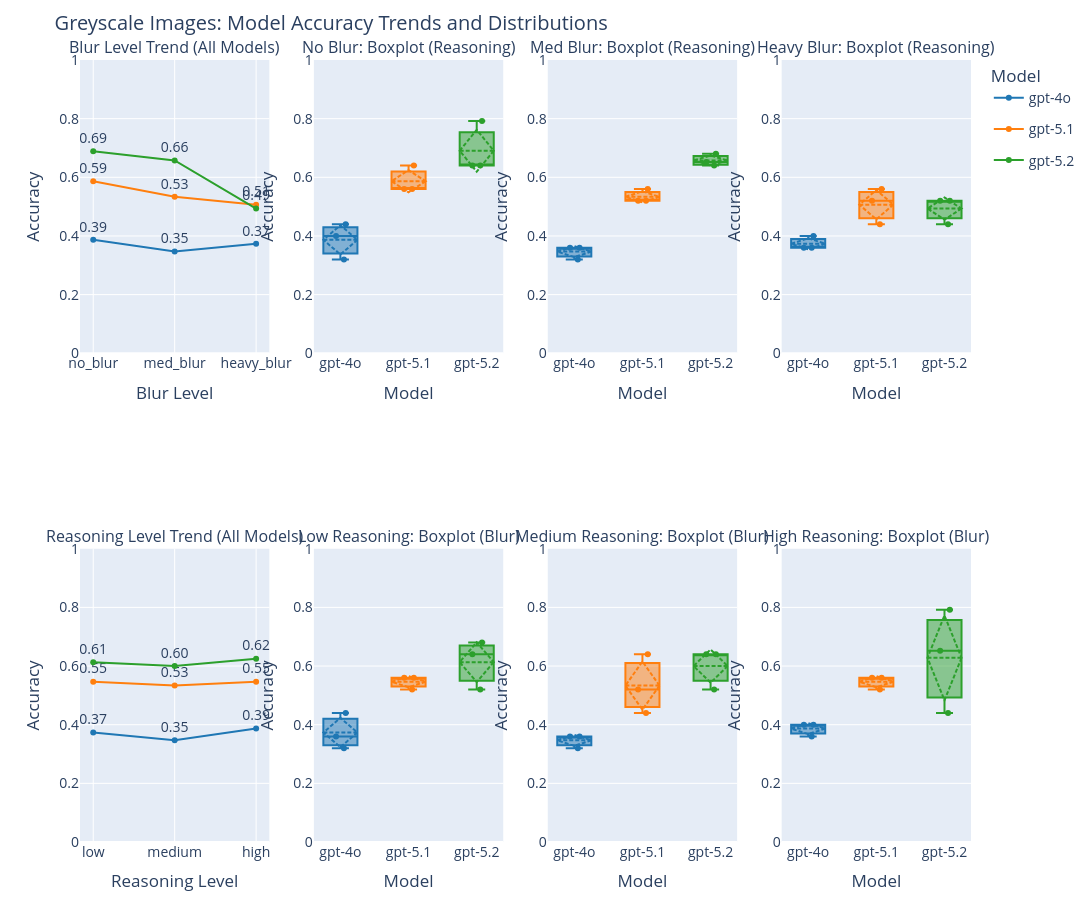

Notebook code for this chart:
### Code cell
# Greyscale Images: Multifigure Plot (Plotly Boxplots, legend for all models)
import plotly.graph_objs as go
from plotly.subplots import make_subplots

greyscale_df = full_df[(full_df['image_type'] == 'greyscale') & (full_df['skills'] == 'no_skills')]
model_palette = {'gpt-4o': '#1f77b4', 'gpt-5.1': '#ff7f0e', 'gpt-5.2': '#2ca02c'}
blur_levels = ['no_blur', 'med_blur', 'heavy_blur']
reasoning_levels = ['low', 'medium', 'high']

fig = make_subplots(rows=2, cols=4, subplot_titles=[
    'Blur Level Trend (All Models)',
    'No Blur: Boxplot (Reasoning)',
    'Med Blur: Boxplot (Reasoning)',
    'Heavy Blur: Boxplot (Reasoning)',
    'Reasoning Level Trend (All Models)',
    'Low Reasoning: Boxplot (Blur)',
    'Medium Reasoning: Boxplot (Blur)',
    'High Reasoning: Boxplot (Blur)'
])

# 1. First column, top row: line plot for blur trends
blur_accs = {model: [] for model in model_palette}
for blur_level in blur_levels:
    df_blur = greyscale_df[greyscale_df['blur'] == blur_level]
    accs = df_blur.groupby('model')['correct'].mean().reindex(model_palette.keys()).reset_index()
    for model, acc in zip(accs['model'], accs['correct']):
        blur_accs[model].append(acc)
x_blur = blur_levels
for model, color in model_palette.items():
    yvals = blur_accs[model]
    fig.add_trace(
        go.Scatter(x=x_blur, y=yvals, mode='lines+markers+text',
                   name=model, marker=dict(color=color),
                   text=[f'{y:.2f}' if y is not None else '' for y in yvals],
                   textposition='top center',
                   legendgroup=model,
                   showlegend=True),
        row=1, col=1
    )
fig.update_xaxes(title_text='Blur Level', row=1, col=1)
fig.update_yaxes(title_text='Accuracy', range=[0,1], row=1, col=1)

# 2. Top row: boxplots for each blur level (distribution across reasoning levels)
for i, blur_level in enumerate(blur_levels):
    df_blur = greyscale_df[greyscale_df['blur'] == blur_level]
    config_groups = df_blur.groupby(['model', 'reasoning'])['correct'].mean().reset_index()
    for model, color in model_palette.items():
        accs = config_groups[config_groups['model'] == model]['correct'].values
        fig.add_trace(
            go.Box(
                y=accs,
                x=[model]*len(accs),
                name=model,
                marker_color=color,
                boxmean='sd',
                boxpoints='all',
                jitter=0.4,
                pointpos=0,
                legendgroup=model,
                showlegend=False,
                line=dict(width=2),
                width=0.5
            ),
            row=1, col=i+2
        )
    fig.update_xaxes(title_text='Model', categoryorder='array', categoryarray=list(model_palette.keys()), row=1, col=i+2)
    fig.update_yaxes(title_text='Accuracy', range=[0,1], row=1, col=i+2)

# 3. First column, bottom row: line plot for reasoning trends
reasoning_accs = {model: [] for model in model_palette}
for reasoning_level in reasoning_levels:
    df_reasoning = greyscale_df[greyscale_df['reasoning'] == reasoning_level]
    accs = df_reasoning.groupby('model')['correct'].mean().reindex(model_palette.keys()).reset_index()
    for model, acc in zip(accs['model'], accs['correct']):
        reasoning_accs[model].append(acc)
x_reason = reasoning_levels
for model, color in model_palette.items():
    yvals = reasoning_accs[model]
    fig.add_trace(
        go.Scatter(x=x_reason, y=yvals, mode='lines+markers+text',
                   name=model, marker=dict(color=color),
                   text=[f'{y:.2f}' if y is not None else '' for y in yvals],
                   textposition='top center',
                   legendgroup=model,
                   showlegend=False),
        row=2, col=1
    )
fig.update_xaxes(title_text='Reasoning Level', row=2, col=1)
fig.update_yaxes(title_text='Accuracy', range=[0,1], row=2, col=1)

# 4. Bottom row: boxplots for each reasoning level (distribution across blur levels)
for i, reasoning_level in enumerate(reasoning_levels):
    df_reasoning = greyscale_df[greyscale_df['reasoning'] == reasoning_level]
    config_groups = df_reasoning.groupby(['model', 'blur'])['correct'].mean().reset_index()
    for model, color in model_palette.items():
        accs = config_groups[config_groups['model'] == model]['correct'].values
        fig.add_trace(
            go.Box(
                y=accs,
                x=[model]*len(accs),
                name=model,
                marker_color=color,
                boxmean='sd',
                boxpoints='all',
                jitter=0.4,
                pointpos=0,
                legendgroup=model,
                showlegend=False,
                line=dict(width=2),
                width=0.5
            ),
            row=2, col=i+2
        )
    fig.update_xaxes(title_text='Model', categoryorder='array', categoryarray=list(model_palette.keys()), row=2, col=i+2)
    fig.update_yaxes(title_text='Accuracy', range=[0,1], row=2, col=i+2)

fig.update_layout(
    height=900, width=2400,
    title_text='Greyscale Images: Model Accuracy Trends and Distributions',
    boxmode='group',
    legend_title_text='Model',
    margin=dict(t=60, b=40),
    font=dict(size=14),
)
fig.show()

### Figure 1 — Plotly figure (JSON) as saved in the notebook; plotly's stock layout.template omitted (floating-point values rounded to 4 significant figures)
{"data": [{"legendgroup": "gpt-4o", "marker": {"color": "#1f77b4"}, "mode": "lines+markers+text", "name": "gpt-4o", "showlegend": true, "text": ["0.39", "0.35", "0.37"], "textposition": "top center", "type": "scatter", "x": ["no_blur", "med_blur", "heavy_blur"], "xaxis": "x", "y": [0.3867, 0.3467, 0.3733], "yaxis": "y"}, {"legendgroup": "gpt-5.1", "marker": {"color": "#ff7f0e"}, "mode": "lines+markers+text", "name": "gpt-5.1", "showlegend": true, "text": ["0.59", "0.53", "0.51"], "textposition": "top center", "type": "scatter", "x": ["no_blur", "med_blur", "heavy_blur"], "xaxis": "x", "y": [0.5867, 0.5333, 0.5067], "yaxis": "y"}, {"legendgroup": "gpt-5.2", "marker": {"color": "#2ca02c"}, "mode": "lines+markers+text", "name": "gpt-5.2", "showlegend": true, "text": ["0.69", "0.66", "0.49"], "textposition": "top center", "type": "scatter", "x": ["no_blur", "med_blur", "heavy_blur"], "xaxis": "x", "y": [0.6892, 0.6575, 0.4933], "yaxis": "y"}, {"boxmean": "sd", "boxpoints": "all", "jitter": 0.4, "legendgroup": "gpt-4o", "line": {"width": 2}, "marker": {"color": "#1f77b4"}, "name": "gpt-4o", "pointpos": 0, "showlegend": false, "type": "box", "width": 0.5, "x": ["gpt-4o", "gpt-4o", "gpt-4o"], "xaxis": "x2", "y": [0.4, 0.44, 0.32], "yaxis": "y2"}, {"boxmean": "sd", "boxpoints": "all", "jitter": 0.4, "legendgroup": "gpt-5.1", "line": {"width": 2}, "marker": {"color": "#ff7f0e"}, "name": "gpt-5.1", "pointpos": 0, "showlegend": false, "type": "box", "width": 0.5, "x": ["gpt-5.1", "gpt-5.1", "gpt-5.1"], "xaxis": "x2", "y": [0.56, 0.56, 0.64], "yaxis": "y2"}, {"boxmean": "sd", "boxpoints": "all", "jitter": 0.4, "legendgroup": "gpt-5.2", "line": {"width": 2}, "marker": {"color": "#2ca02c"}, "name": "gpt-5.2", "pointpos": 0, "showlegend": false, "type": "box", "width": 0.5, "x": ["gpt-5.2", "gpt-5.2", "gpt-5.2"], "xaxis": "x2", "y": [0.7917, 0.64, 0.64], "yaxis": "y2"}, {"boxmean": "sd", "boxpoints": "all", "jitter": 0.4, "legendgroup": "gpt-4o", "line": {"width": 2}, "marker": {"color": "#1f77b4"}, "name": "gpt-4o", "pointpos": 0, "showlegend": false, "type": "box", "width": 0.5, "x": ["gpt-4o", "gpt-4o", "gpt-4o"], "xaxis": "x3", "y": [0.36, 0.32, 0.36], "yaxis": "y3"}, {"boxmean": "sd", "boxpoints": "all", "jitter": 0.4, "legendgroup": "gpt-5.1", "line": {"width": 2}, "marker": {"color": "#ff7f0e"}, "name": "gpt-5.1", "pointpos": 0, "showlegend": false, "type": "box", "width": 0.5, "x": ["gpt-5.1", "gpt-5.1", "gpt-5.1"], "xaxis": "x3", "y": [0.52, 0.56, 0.52], "yaxis": "y3"}, {"boxmean": "sd", "boxpoints": "all", "jitter": 0.4, "legendgroup": "gpt-5.2", "line": {"width": 2}, "marker": {"color": "#2ca02c"}, "name": "gpt-5.2", "pointpos": 0, "showlegend": false, "type": "box", "width": 0.5, "x": ["gpt-5.2", "gpt-5.2", "gpt-5.2"], "xaxis": "x3", "y": [0.6522, 0.68, 0.64], "yaxis": "y3"}, {"boxmean": "sd", "boxpoints": "all", "jitter": 0.4, "legendgroup": "gpt-4o", "line": {"width": 2}, "marker": {"color": "#1f77b4"}, "name": "gpt-4o", "pointpos": 0, "showlegend": false, "type": "box", "width": 0.5, "x": ["gpt-4o", "gpt-4o", "gpt-4o"], "xaxis": "x4", "y": [0.4, 0.36, 0.36], "yaxis": "y4"}, {"boxmean": "sd", "boxpoints": "all", "jitter": 0.4, "legendgroup": "gpt-5.1", "line": {"width": 2}, "marker": {"color": "#ff7f0e"}, "name": "gpt-5.1", "pointpos": 0, "showlegend": false, "type": "box", "width": 0.5, "x": ["gpt-5.1", "gpt-5.1", "gpt-5.1"], "xaxis": "x4", "y": [0.56, 0.52, 0.44], "yaxis": "y4"}, {"boxmean": "sd", "boxpoints": "all", "jitter": 0.4, "legendgroup": "gpt-5.2", "line": {"width": 2}, "marker": {"color": "#2ca02c"}, "name": "gpt-5.2", "pointpos": 0, "showlegend": false, "type": "box", "width": 0.5, "x": ["gpt-5.2", "gpt-5.2", "gpt-5.2"], "xaxis": "x4", "y": [0.44, 0.52, 0.52], "yaxis": "y4"}, {"legendgroup": "gpt-4o", "marker": {"color": "#1f77b4"}, "mode": "lines+markers+text", "name": "gpt-4o", "showlegend": false, "text": ["0.37", "0.35", "0.39"], "textposition": "top center", "type": "scatter", "x": ["low", "medium", "high"], "xaxis": "x5", "y": [0.3733, 0.3467, 0.3867], "yaxis": "y5"}, {"legendgroup": "gpt-5.1", "marker": {"color": "#ff7f0e"}, "mode": "lines+markers+text", "name": "gpt-5.1", "showlegend": false, "text": ["0.55", "0.53", "0.55"], "textposition": "top center", "type": "scatter", "x": ["low", "medium", "high"], "xaxis": "x5", "y": [0.5467, 0.5333, 0.5467], "yaxis": "y5"}, {"legendgroup": "gpt-5.2", "marker": {"color": "#2ca02c"}, "mode": "lines+markers+text", "name": "gpt-5.2", "showlegend": false, "text": ["0.61", "0.60", "0.62"], "textposition": "top center", "type": "scatter", "x": ["low", "medium", "high"], "xaxis": "x5", "y": [0.6133, 0.6, 0.625], "yaxis": "y5"}, {"boxmean": "sd", "boxpoints": "all", "jitter": 0.4, "legendgroup": "gpt-4o", "line": {"width": 2}, "marker": {"color": "#1f77b4"}, "name": "gpt-4o", "pointpos": 0, "showlegend": false, "type": "box", "width": 0.5, "x": ["gpt-4o", "gpt-4o", "gpt-4o"], "xaxis": "x6", "y": [0.36, 0.32, 0.44], "yaxis": "y6"}, {"boxmean": "sd", "boxpoints": "all", "jitter": 0.4, "legendgroup": "gpt-5.1", "line": {"width": 2}, "marker": {"color": "#ff7f0e"}, "name": "gpt-5.1", "pointpos": 0, "showlegend": false, "type": "box", "width": 0.5, "x": ["gpt-5.1", "gpt-5.1", "gpt-5.1"], "xaxis": "x6", "y": [0.52, 0.56, 0.56], "yaxis": "y6"}, {"boxmean": "sd", "boxpoints": "all", "jitter": 0.4, "legendgroup": "gpt-5.2", "line": {"width": 2}, "marker": {"color": "#2ca02c"}, "name": "gpt-5.2", "pointpos": 0, "showlegend": false, "type": "box", "width": 0.5, "x": ["gpt-5.2", "gpt-5.2", "gpt-5.2"], "xaxis": "x6", "y": [0.52, 0.68, 0.64], "yaxis": "y6"}, {"boxmean": "sd", "boxpoints": "all", "jitter": 0.4, "legendgroup": "gpt-4o", "line": {"width": 2}, "marker": {"color": "#1f77b4"}, "name": "gpt-4o", "pointpos": 0, "showlegend": false, "type": "box", "width": 0.5, "x": ["gpt-4o", "gpt-4o", "gpt-4o"], "xaxis": "x7", "y": [0.36, 0.36, 0.32], "yaxis": "y7"}, {"boxmean": "sd", "boxpoints": "all", "jitter": 0.4, "legendgroup": "gpt-5.1", "line": {"width": 2}, "marker": {"color": "#ff7f0e"}, "name": "gpt-5.1", "pointpos": 0, "showlegend": false, "type": "box", "width": 0.5, "x": ["gpt-5.1", "gpt-5.1", "gpt-5.1"], "xaxis": "x7", "y": [0.44, 0.52, 0.64], "yaxis": "y7"}, {"boxmean": "sd", "boxpoints": "all", "jitter": 0.4, "legendgroup": "gpt-5.2", "line": {"width": 2}, "marker": {"color": "#2ca02c"}, "name": "gpt-5.2", "pointpos": 0, "showlegend": false, "type": "box", "width": 0.5, "x": ["gpt-5.2", "gpt-5.2", "gpt-5.2"], "xaxis": "x7", "y": [0.52, 0.64, 0.64], "yaxis": "y7"}, {"boxmean": "sd", "boxpoints": "all", "jitter": 0.4, "legendgroup": "gpt-4o", "line": {"width": 2}, "marker": {"color": "#1f77b4"}, "name": "gpt-4o", "pointpos": 0, "showlegend": false, "type": "box", "width": 0.5, "x": ["gpt-4o", "gpt-4o", "gpt-4o"], "xaxis": "x8", "y": [0.4, 0.36, 0.4], "yaxis": "y8"}, {"boxmean": "sd", "boxpoints": "all", "jitter": 0.4, "legendgroup": "gpt-5.1", "line": {"width": 2}, "marker": {"color": "#ff7f0e"}, "name": "gpt-5.1", "pointpos": 0, "showlegend": false, "type": "box", "width": 0.5, "x": ["gpt-5.1", "gpt-5.1", "gpt-5.1"], "xaxis": "x8", "y": [0.56, 0.52, 0.56], "yaxis": "y8"}, {"boxmean": "sd", "boxpoints": "all", "jitter": 0.4, "legendgroup": "gpt-5.2", "line": {"width": 2}, "marker": {"color": "#2ca02c"}, "name": "gpt-5.2", "pointpos": 0, "showlegend": false, "type": "box", "width": 0.5, "x": ["gpt-5.2", "gpt-5.2", "gpt-5.2"], "xaxis": "x8", "y": [0.44, 0.6522, 0.7917], "yaxis": "y8"}], "layout": {"annotations": [{"font": {"size": 16}, "showarrow": false, "text": "Blur Level Trend (All Models)", "x": 0.1062, "xanchor": "center", "xref": "paper", "y": 1, "yanchor": "bottom", "yref": "paper"}, {"font": {"size": 16}, "showarrow": false, "text": "No Blur: Boxplot (Reasoning)", "x": 0.3688, "xanchor": "center", "xref": "paper", "y": 1, "yanchor": "bottom", "yref": "paper"}, {"font": {"size": 16}, "showarrow": false, "text": "Med Blur: Boxplot (Reasoning)", "x": 0.6313, "xanchor": "center", "xref": "paper", "y": 1, "yanchor": "bottom", "yref": "paper"}, {"font": {"size": 16}, "showarrow": false, "text": "Heavy Blur: Boxplot (Reasoning)", "x": 0.8938, "xanchor": "center", "xref": "paper", "y": 1, "yanchor": "bottom", "yref": "paper"}, {"font": {"size": 16}, "showarrow": false, "text": "Reasoning Level Trend (All Models)", "x": 0.1062, "xanchor": "center", "xref": "paper", "y": 0.375, "yanchor": "bottom", "yref": "paper"}, {"font": {"size": 16}, "showarrow": false, "text": "Low Reasoning: Boxplot (Blur)", "x": 0.3688, "xanchor": "center", "xref": "paper", "y": 0.375, "yanchor": "bottom", "yref": "paper"}, {"font": {"size": 16}, "showarrow": false, "text": "Medium Reasoning: Boxplot (Blur)", "x": 0.6313, "xanchor": "center", "xref": "paper", "y": 0.375, "yanchor": "bottom", "yref": "paper"}, {"font": {"size": 16}, "showarrow": false, "text": "High Reasoning: Boxplot (Blur)", "x": 0.8938, "xanchor": "center", "xref": "paper", "y": 0.375, "yanchor": "bottom", "yref": "paper"}], "boxmode": "group", "font": {"size": 14}, "height": 900, "legend": {"title": {"text": "Model"}}, "margin": {"b": 40, "t": 60}, "title": {"text": "Greyscale Images: Model Accuracy Trends and Distributions"}, "width": 2400, "xaxis": {"anchor": "y", "domain": [0, 0.2125], "title": {"text": "Blur Level"}}, "xaxis2": {"anchor": "y2", "categoryarray": ["gpt-4o", "gpt-5.1", "gpt-5.2"], "categoryorder": "array", "domain": [0.2625, 0.475], "title": {"text": "Model"}}, "xaxis3": {"anchor": "y3", "categoryarray": ["gpt-4o", "gpt-5.1", "gpt-5.2"], "categoryorder": "array", "domain": [0.525, 0.7375], "title": {"text": "Model"}}, "xaxis4": {"anchor": "y4", "categoryarray": ["gpt-4o", "gpt-5.1", "gpt-5.2"], "categoryorder": "array", "domain": [0.7875, 1], "title": {"text": "Model"}}, "xaxis5": {"anchor": "y5", "domain": [0, 0.2125], "title": {"text": "Reasoning Level"}}, "xaxis6": {"anchor": "y6", "categoryarray": ["gpt-4o", "gpt-5.1", "gpt-5.2"], "categoryorder": "array", "domain": [0.2625, 0.475], "title": {"text": "Model"}}, "xaxis7": {"anchor": "y7", "categoryarray": ["gpt-4o", "gpt-5.1", "gpt-5.2"], "categoryorder": "array", "domain": [0.525, 0.7375], "title": {"text": "Model"}}, "xaxis8": {"anchor": "y8", "categoryarray": ["gpt-4o", "gpt-5.1", "gpt-5.2"], "categoryorder": "array", "domain": [0.7875, 1], "title": {"text": "Model"}}, "yaxis": {"anchor": "x", "domain": [0.625, 1], "range": [0, 1], "title": {"text": "Accuracy"}}, "yaxis2": {"anchor": "x2", "domain": [0.625, 1], "range": [0, 1], "title": {"text": "Accuracy"}}, "yaxis3": {"anchor": "x3", "domain": [0.625, 1], "range": [0, 1], "title": {"text": "Accuracy"}}, "yaxis4": {"anchor": "x4", "domain": [0.625, 1], "range": [0, 1], "title": {"text": "Accuracy"}}, "yaxis5": {"anchor": "x5", "domain": [0, 0.375], "range": [0, 1], "title": {"text": "Accuracy"}}, "yaxis6": {"anchor": "x6", "domain": [0, 0.375], "range": [0, 1], "title": {"text": "Accuracy"}}, "yaxis7": {"anchor": "x7", "domain": [0, 0.375], "range": [0, 1], "title": {"text": "Accuracy"}}, "yaxis8": {"anchor": "x8", "domain": [0, 0.375], "range": [0, 1], "title": {"text": "Accuracy"}}}}
